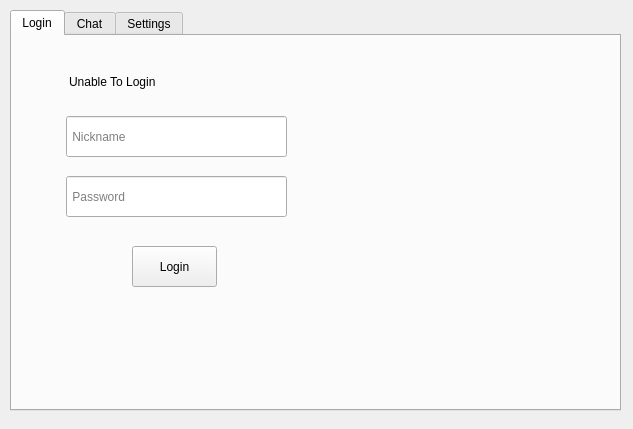
<?xml version="1.0" encoding="UTF-8"?>
<ui version="4.0">
 <class>Chat</class>
 <widget class="QWidget" name="Chat">
  <property name="geometry">
   <rect>
    <x>0</x>
    <y>0</y>
    <width>633</width>
    <height>429</height>
   </rect>
  </property>
  <property name="windowTitle">
   <string>Chat</string>
  </property>
  <widget class="QTabWidget" name="tabWidget">
   <property name="geometry">
    <rect>
     <x>10</x>
     <y>10</y>
     <width>611</width>
     <height>401</height>
    </rect>
   </property>
   <property name="currentIndex">
    <number>0</number>
   </property>
   <widget class="QWidget" name="login_tab">
    <attribute name="title">
     <string>Login</string>
    </attribute>
    <widget class="QLineEdit" name="nickname_field">
     <property name="geometry">
      <rect>
       <x>54</x>
       <y>80</y>
       <width>221</width>
       <height>41</height>
      </rect>
     </property>
     <property name="placeholderText">
      <string> Nickname</string>
     </property>
    </widget>
    <widget class="QLineEdit" name="password_field">
     <property name="geometry">
      <rect>
       <x>54</x>
       <y>140</y>
       <width>221</width>
       <height>41</height>
      </rect>
     </property>
     <property name="echoMode">
      <enum>QLineEdit::Password</enum>
     </property>
     <property name="placeholderText">
      <string> Password</string>
     </property>
    </widget>
    <widget class="QPushButton" name="login_btn">
     <property name="geometry">
      <rect>
       <x>120</x>
       <y>210</y>
       <width>85</width>
       <height>41</height>
      </rect>
     </property>
     <property name="text">
      <string>Login</string>
     </property>
    </widget>
    <widget class="QLabel" name="login_noti">
     <property name="enabled">
      <bool>true</bool>
     </property>
     <property name="geometry">
      <rect>
       <x>57</x>
       <y>30</y>
       <width>111</width>
       <height>31</height>
      </rect>
     </property>
     <property name="toolTip">
      <string>&lt;html&gt;&lt;head/&gt;&lt;body&gt;&lt;p&gt;Check your password or nickname&lt;/p&gt;&lt;/body&gt;&lt;/html&gt;</string>
     </property>
     <property name="text">
      <string>Unable To Login</string>
     </property>
    </widget>
   </widget>
   <widget class="QWidget" name="chat_tab">
    <attribute name="title">
     <string>Chat</string>
    </attribute>
    <widget class="QPlainTextEdit" name="msgs_box">
     <property name="geometry">
      <rect>
       <x>8</x>
       <y>20</y>
       <width>591</width>
       <height>281</height>
      </rect>
     </property>
     <property name="readOnly">
      <bool>true</bool>
     </property>
    </widget>
    <widget class="QLineEdit" name="new_msg_field">
     <property name="geometry">
      <rect>
       <x>7</x>
       <y>320</y>
       <width>501</width>
       <height>41</height>
      </rect>
     </property>
    </widget>
    <widget class="QPushButton" name="send_btn">
     <property name="geometry">
      <rect>
       <x>528</x>
       <y>319</y>
       <width>71</width>
       <height>41</height>
      </rect>
     </property>
     <property name="text">
      <string>Send</string>
     </property>
    </widget>
   </widget>
   <widget class="QWidget" name="settings_tab">
    <attribute name="title">
     <string>Settings</string>
    </attribute>
    <widget class="QPushButton" name="logout_btn">
     <property name="geometry">
      <rect>
       <x>258</x>
       <y>310</y>
       <width>85</width>
       <height>41</height>
      </rect>
     </property>
     <property name="text">
      <string>Logout</string>
     </property>
    </widget>
   </widget>
  </widget>
 </widget>
 <resources/>
 <connections/>
</ui>
